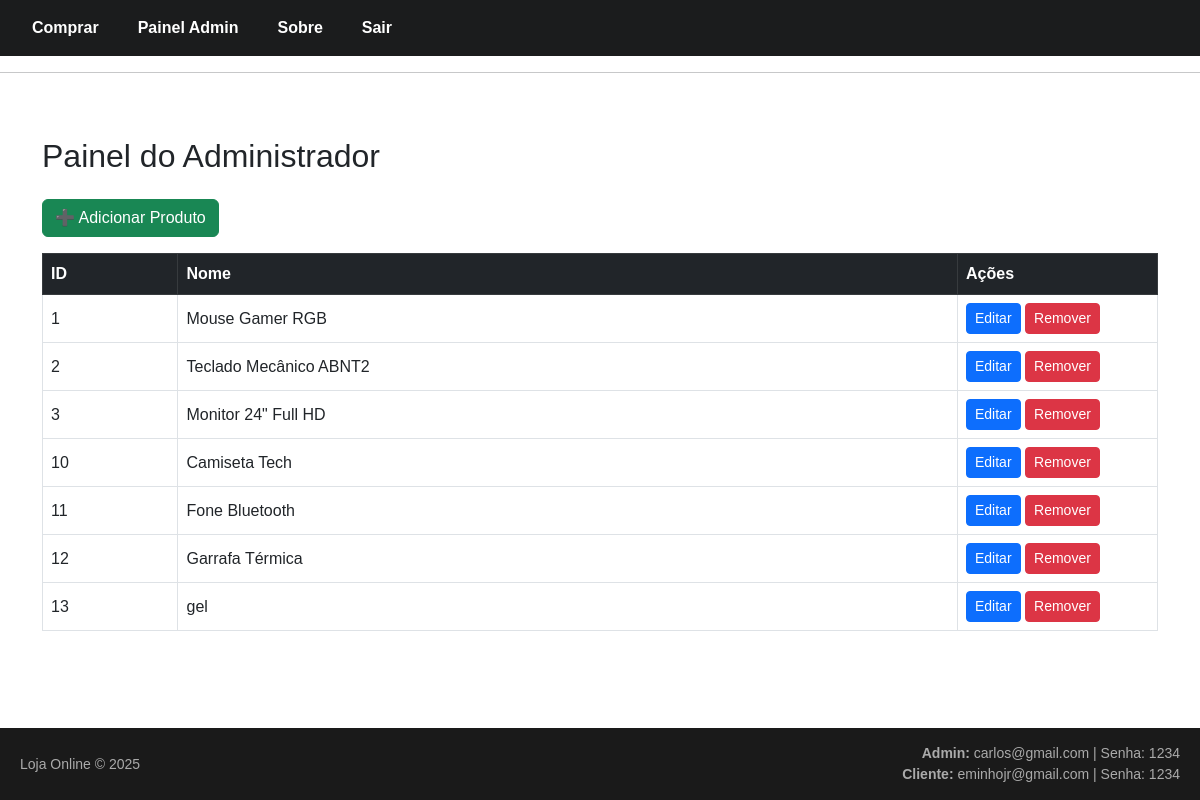
The app's page /public/admin.php (signed in) with its own data.
### tables this page shows
CREATE TABLE `produtos` (
  `id` int(11) NOT NULL,
  `nome` varchar(100) NOT NULL,
  `descricao` text DEFAULT NULL,
  `preco` decimal(10,2) NOT NULL,
  `criado_por` int(11) DEFAULT NULL,
  `categoria_id` int(11) DEFAULT NULL
);

### public/admin.php (called while the page is built, shortened)
<?php
require_once '../config/db.php';
require_once '../models/Produto.php';
require_once '../controllers/ProdutoController.php';
$controller = new ProdutoController();
$produtos = $controller->listarProdutos();
include '../views/admin.php';
?>

### config/db.php (called while the page is built, shortened)
<?php
class DB {
    private static $instance;
    public static function getConnection() {
        if (!self::$instance) {
            try {
                self::$instance = new PDO("mysql:host=localhost;port=3307;dbname=loja_online", "root", "");
                self::$instance->setAttribute(PDO::ATTR_ERRMODE, PDO::ERRMODE_EXCEPTION);
            } catch (PDOException $e) {
                die("Erro de conexão: " . $e->getMessage());
            }
        }
        return self::$instance;
    }
}
?>

### controllers/ProdutoController.php (called while the page is built, shortened)
<?php
    class ProdutoController {
        private $produtoModel;
        public function __construct() {
            $this->produtoModel = new Produto();
        }
         public function listarProdutos() {
        return $this->produtoModel->getAll();
    }
    }
?>

### models/Produto.php (called while the page is built, shortened)
<?php
class Produto {
    private $db;
    public function __construct() {
        $this->db = DB::getConnection();
    }
    public function getAll() {
        $stmt = $this->db->query("SELECT * FROM produtos");
        return $stmt->fetchAll(PDO::FETCH_ASSOC);
    }
}
?>

### views/admin.php (the view)
<?php include 'templates/header.php'; ?>
<link href="https://cdn.jsdelivr.net/npm/bootstrap@5.3.0/dist/css/bootstrap.min.css" rel="stylesheet">
<div class="container mt-5">
    <h2 class="mb-4">Painel do Administrador</h2>
    <div class="mb-3">
        <a href="produto_novo.php" class="btn btn-success">➕ Adicionar Produto</a>
    </div>
    <div class="table-responsive">
        <table class="table table-bordered table-hover align-middle">
            <thead class="table-dark">
                <tr>
                    <th>ID</th>
                    <th>Nome</th>
                    <th style="width: 200px;">Ações</th>
                </tr>
            </thead>
            <tbody>
                <?php foreach ($produtos as $produto): ?>
                    <tr>
                        <td><?= $produto['id'] ?></td>
                        <td><?= htmlspecialchars($produto['nome']) ?></td>
                        <td>
                            <a href="produto_editar.php?id=<?= $produto['id'] ?>" class="btn btn-sm btn-primary">Editar</a>
                            <a href="produto_remover.php?id=<?= $produto['id'] ?>" class="btn btn-sm btn-danger" onclick="return confirm('Tem certeza que deseja remover este produto?')">Remover</a>
                        </td>
                    </tr>
                <?php endforeach; ?>
            </tbody>
        </table>
    </div>
</div>
<?php include 'templates/footer.php'; ?>

### views/templates/header.php (style rules this page uses)
body { font-family: Arial, sans-serif; margin: 0; padding: 0; }

### views/templates/footer.php (style rules this page uses)
html, body { height: 100%; margin: 0; display: flex; flex-direction: column; }
body { font-family: Arial, sans-serif; }

### records on screen
produtos: id "1", nome "Mouse Gamer RGB"
produtos: id "2", nome "Teclado Mecânico ABNT2"
produtos: id "3", nome "Monitor 24\" Full HD"
produtos: id "10", nome "Camiseta Tech"
produtos: id "11", nome "Fone Bluetooth"
produtos: id "12", nome "Garrafa Térmica"
produtos: id "13", nome "gel"
